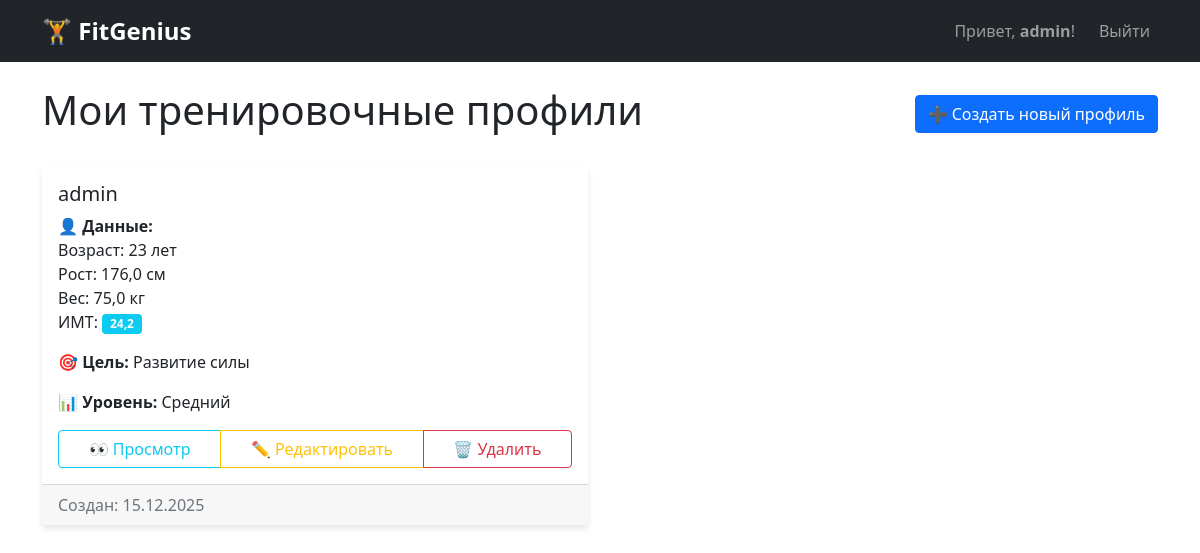
/profiles/ (signed in), run on the app's committed database.
### training_plans/models.py (models this page shows, shortened)
class CustomUser(AbstractUser):
    email = models.EmailField(unique=True, verbose_name="Email")
    phone = models.CharField(max_length=20, blank=True, verbose_name="Телефон")

class UserProfile(models.Model):
    GOAL_CHOICES = [
        ('weight_loss', 'Похудение'),
        ('muscle_gain', 'Набор мышечной массы'),
        ('strength', 'Развитие силы'),
        ('endurance', 'Выносливость'),
        ('health', 'Общее оздоровление'),
    ]
    GENDER_CHOICES = [
        ('male', 'Мужчина'),
        ('female', 'Женщина'),
    ]
    user = models.OneToOneField(
        settings.AUTH_USER_MODEL,
        on_delete=models.CASCADE,
        related_name='profile',
        verbose_name="Пользователь"
    )
    age = models.IntegerField(
        validators=[MinValueValidator(16), MaxValueValidator(80)],
        verbose_name="Возраст"
    )
    height = models.FloatField(verbose_name="Рост (см)")
    weight = models.FloatField(verbose_name="Вес (кг)")
    gender = models.CharField(max_length=10, choices=GENDER_CHOICES, verbose_name="Пол")
    goal = models.CharField(max_length=20, choices=GOAL_CHOICES, verbose_name="Цель")
    fitness_level = models.CharField(
        max_length=20,
        choices=[
            ('beginner', 'Начинающий'),
            ('intermediate', 'Средний'),
            ('advanced', 'Продвинутый')
        ],
        verbose_name="Уровень подготовки"
    )
    created_at = models.DateTimeField(auto_now_add=True)
    updated_at = models.DateTimeField(auto_now=True)
    def calculate_bmi(self):
        return round(self.weight / ((self.height / 100) ** 2), 1)

### training_plans/views.py (the view)
# urls.py: path('profiles/', views.UserProfileListView.as_view(), name='profile_list'),
@method_decorator(login_required, name='dispatch')
class UserProfileListView(ListView):
    model = UserProfile
    template_name = 'training_plans/profile_list.html'
    context_object_name = 'profiles'
    def get_queryset(self):
        return UserProfile.objects.filter(user=self.request.user)

### templates/training_plans/profile_list.html (shortened to what this page needs)
<!DOCTYPE html>
<html>
<head>
    <link href="https://cdn.jsdelivr.net/npm/bootstrap@5.1.3/dist/css/bootstrap.min.css" rel="stylesheet">
</head>
<body>
    <nav class="navbar navbar-expand-lg navbar-dark bg-dark">
        <div class="container">
            <a class="navbar-brand" href="{% url 'training_plans:profile_list' %}">🏋️ FitGenius</a>
            <div class="navbar-nav ms-auto">
                <span class="navbar-text me-3">Привет, <strong>{{ user.username }}</strong>!</span>
                <a class="nav-link" href="{% url 'training_plans:logout' %}">Выйти</a>
            </div>
        </div>
    </nav>
    <div class="container mt-4">
        <div class="d-flex justify-content-between align-items-center mb-4">
            <h1>Мои тренировочные профили</h1>
            <a href="{% url 'training_plans:profile_create' %}" class="btn btn-primary">➕ Создать новый профиль</a>
        </div>
        <div class="row">
            {% for profile in profiles %}
            <div class="col-md-6 mb-4">
                <div class="card h-100">
                    <div class="card-body">
                        <h5 class="card-title">{{ profile.user.username }}</h5>
                        <div class="card-text">
                            <p><strong>👤 Данные:</strong><br>
                            Возраст: {{ profile.age }} лет<br>
                            Рост: {{ profile.height }} см<br>
                            Вес: {{ profile.weight }} кг<br>
                            ИМТ: <span class="badge bg-info">{{ profile.calculate_bmi }}</span>
                            </p>
                            <p><strong>🎯 Цель:</strong> {{ profile.get_goal_display }}</p>
                            <p><strong>📊 Уровень:</strong> {{ profile.get_fitness_level_display }}</p>
                        </div>
                        <div class="btn-group w-100">
                            <a href="{% url 'training_plans:profile_detail' profile.pk %}" class="btn btn-outline-info">👀 Просмотр</a>
                            <a href="{% url 'training_plans:profile_update' profile.pk %}" class="btn btn-outline-warning">✏️ Редактировать</a>
                            <a href="{% url 'training_plans:profile_delete' profile.pk %}" class="btn btn-outline-danger">🗑️ Удалить</a>
                        </div>
                    </div>
                    <div class="card-footer text-muted">
                        Создан: {{ profile.created_at|date:"d.m.Y" }}
                    </div>
                </div>
            </div>
            {% endfor %}
        </div>
    </div>
</body>
</html>

### templates/training_plans/profile_list.html (style rules this page uses)
.navbar-brand { font-weight: bold; font-size: 1.5rem; }
.card { transition: transform 0.2s; border: none; box-shadow: 0 4px 6px rgba(0,0,0,0.1); }

### data on the page
CustomUser: username "admin"
UserProfile: user.username "admin", age "23", height "176,0", weight "75,0", calculate_bmi "24,2", goal "Развитие силы", fitness_level "Средний", created_at "15.12.2025"
